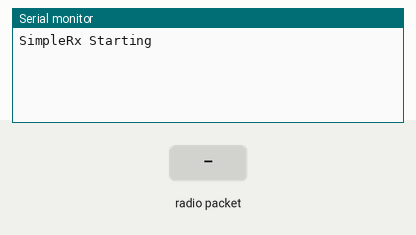
Bench run of a sketch on a simulated Arduino Uno, built with avr-gcc and run on an emulated ATmega328P. Parts: the last lines printed to the serial monitor. The inputs (shaded band) are chosen by the test bench. No radio packets arrive unless stated.

Above: at 1.2 s.
1.3 s: radio packet "1" arrives
At 2.4 s:
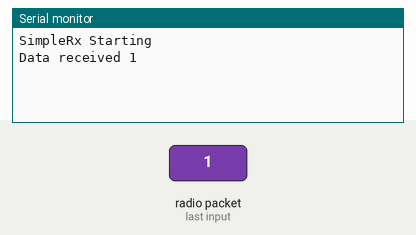
2.8 s: radio packet "0" arrives
At 3.5 s:
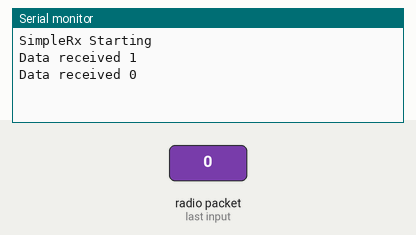
4.3 s: radio packet "2" arrives
At 4.7 s:
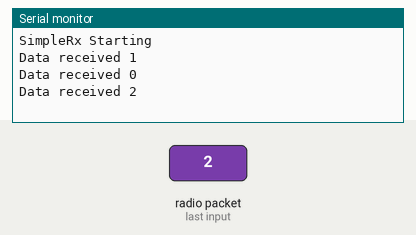

Measured:
- after the input at 1.3 s, the serial monitor: prints a new line at once (image 1)
- after the input at 2.8 s, the serial monitor: prints a new line at once (image 2)
- after the input at 4.3 s, the serial monitor: prints a new line at once (image 3)

The sketch:

receptor_3.ino
```cpp
#include <SPI.h>
#include <nRF24L01.h>
#include <RF24.h>

#define CE_PIN   9
#define CSN_PIN 10
#define DATARATE RF24_2MBPS

const uint64_t pipes[2] = {0xF0F0F0F0E1LL, 0xF0F0F0F0D2LL};

RF24 radio(CE_PIN, CSN_PIN);

char dataReceived[10]; // this must match dataToSend in the TX
bool newData = false;

//===========

void setup() {

    Serial.begin(9600);

    Serial.println("SimpleRx Starting");
  radio.begin();
  radio.openWritingPipe(pipes[0]);
  radio.openReadingPipe(1, pipes[1]);
  radio.setDataRate( DATARATE ) ;
  radio.setPALevel( RF24_PA_MAX ) ;
  radio.setChannel(0x34);
  radio.enableDynamicPayloads() ;
  radio.enableAckPayload();               // not used here
  radio.setRetries(0, 15);                // Smallest time between retries, max no. of retries
  radio.setAutoAck( true ) ;
  radio.printDetails();                   // Dump the configuration of the rf unit for debugging
  radio.powerUp();
  radio.startListening();
}

//=============

void loop() {
    getData();
    showData();
}

//==============

void getData() {
    if ( radio.available() ) {
        radio.read( &dataReceived, sizeof(dataReceived) );
        newData = true;
    }
}

void showData() {
    if (newData == true) {
        Serial.print("Data received ");
        Serial.println(dataReceived);
        newData = false;
    }
}
```
